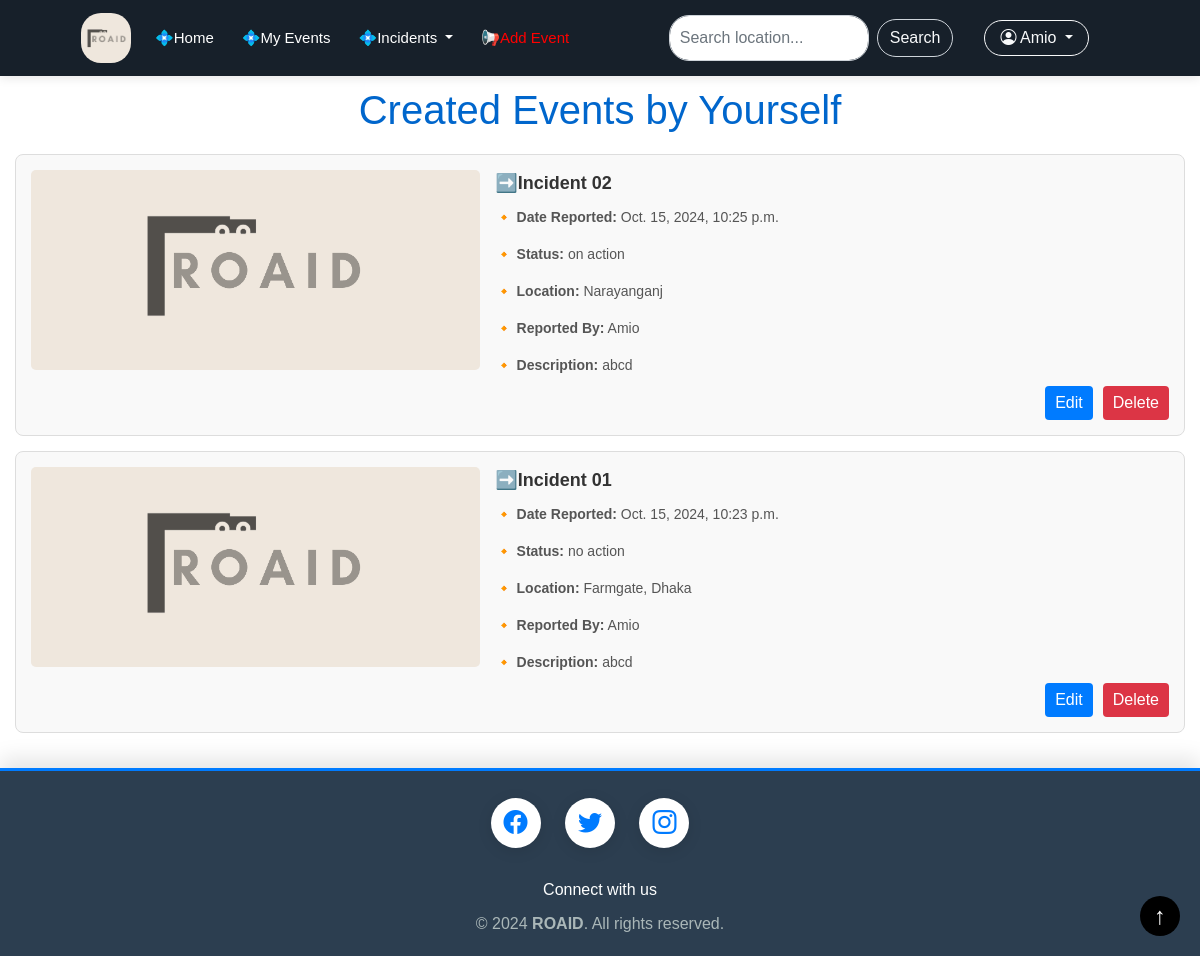
Before: /my_events/ (signed in) with the older database file.
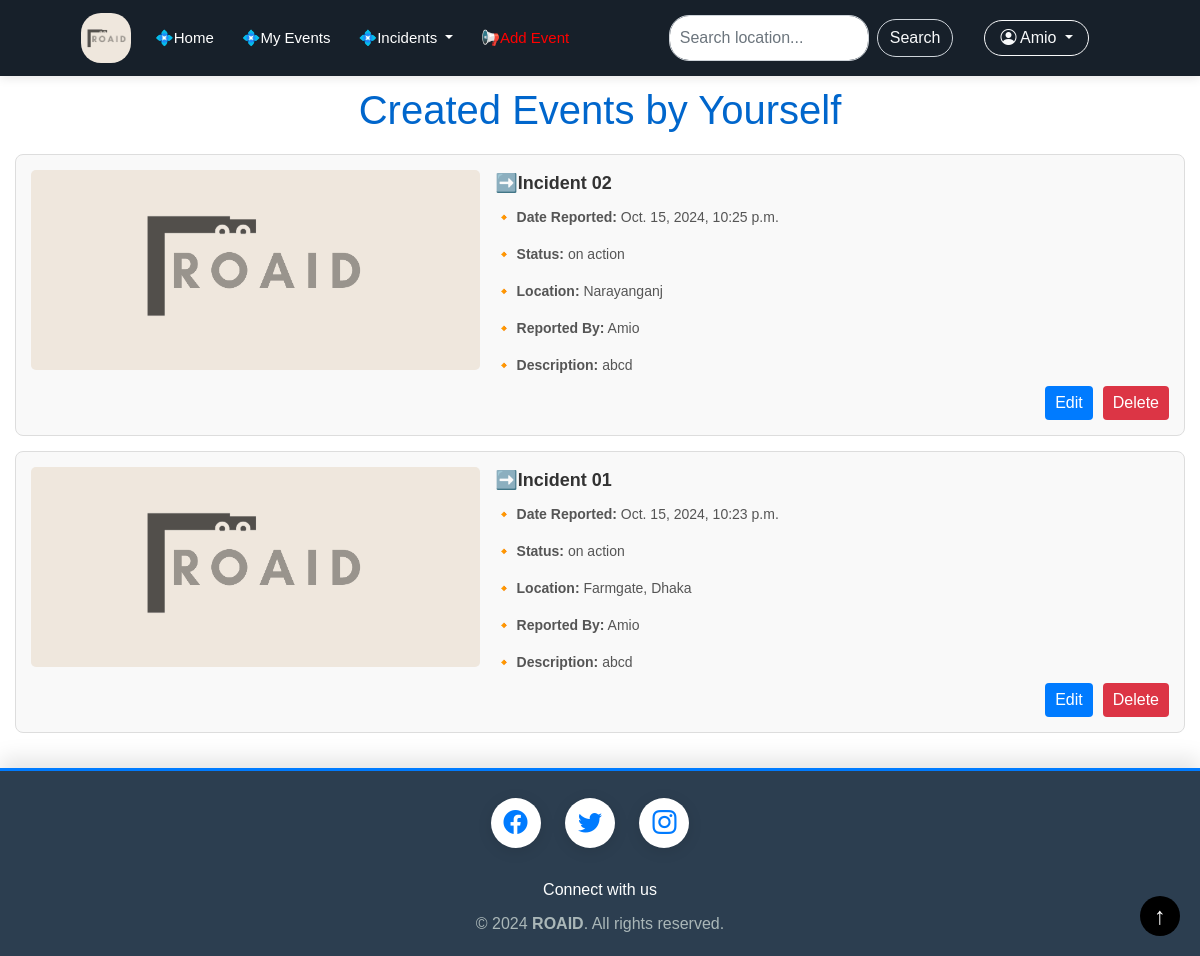
After: the same page with the newer database file.
### Volunteer/models.py (models this page shows, shortened)
class Incident(models.Model):
    STATUS_CHOICES = [
        ('no action', 'No Action'),
        ('on action', 'On Action'),
        ('completed', 'Completed'),
    ]
    title = models.CharField(max_length=200)
    description = models.TextField()
    location = models.CharField(max_length=255)
    date_reported = models.DateTimeField(auto_now_add=True)
    status = models.CharField(max_length=20, choices=STATUS_CHOICES, default='No Action')
    reported_by = models.ForeignKey(User, on_delete=models.CASCADE, related_name='reported_incidents')
    assigned_to = models.ForeignKey(User, on_delete=models.SET_NULL, null=True, blank=True,
                                    related_name='assigned_incidents')
    service_type = models.CharField(max_length=50,
                                    choices=[('fire', 'Fire'), ('police', 'Police'), ('ambulance', 'Ambulance')],
                                    default='police')
    image = models.ImageField(blank=True, null=True)

### Volunteer/views.py (the view)
# urls.py: path('my_events/', v_views.my_events, name='my_events'),
@login_required
def my_events(request):
    inc = Incident.objects.filter(reported_by=request.user).order_by('-date_reported')
    context = {'inc': inc}
    return render(request, template_name='my_events.html', context=context)

### Volunteer/templates/my_events.html (shortened to what this page needs)
{% extends 'common.html' %}
{% load static %}
{% block content %}
<!DOCTYPE html>
<html lang="en">
<head>
    <link rel="stylesheet" href="{% static 'css/my_events.css' %}">
</head>
<body>
    <div class="container">
        <h1 class="title" style="padding-top: 10px;">Created Events by Yourself</h1>
        {% for incident in inc %}
        <div class="incident-card">
            <div class="incident-content">
                <div class="incident-image-container">
                    {% if incident.image %}
                        <img src="{{ incident.image.url }}" alt="Incident Image" class="incident-image">
                    {% else %}
                        <img src="{% static 'images/ROAID.png' %}" alt="Incident Image" class="incident-image">
                    {% endif %}
                </div>
                <div class="incident-info">
                    <div class="incident-header">
                        ➡️{{ incident.title }}
                    </div>
                    <div class="incident-details">
                        <p><strong>🔸 Date Reported:</strong> {{ incident.date_reported }}</p>
                        <p><strong>🔸 Status:</strong> {{ incident.status }}</p>
                        <p><strong>🔸 Location:</strong> {{ incident.location }}</p>
                        <p><strong>🔸 Reported By:</strong> {{ incident.reported_by }}</p>
                    </div>
                    <div class="incident-description">
                        <strong>🔸 Description:</strong>
                        <span class="description-text" data-full-text="{{ incident.description }}">
                            {{ incident.description|truncatechars:500 }}
                        </span>
                    </div>
                </div>
            </div>
            <div class="button-container">
                <a href="{% url 'edit_incident' incident.id %}" class="incident-button">Edit</a>
                <a href="{% url 'delete_incident' incident.id %}" class="delete-button">Delete</a>
            </div>
        </div>
        {% empty %}
        <p>No incidents to display.</p>
        {% endfor %}
    </div>
</body>
</html>
{% endblock %}

### Volunteer/templates/common.html (shortened to what this page needs)
<!DOCTYPE html>
<html lang="en">
<head>
    <link rel="stylesheet" href="https://cdn.jsdelivr.net/npm/bootstrap@4.0.0/dist/css/bootstrap.min.css">
</head>
<body>
{% include 'navbar.html' %}
{% block content %}
{% endblock %}
</body>
{% include 'footer.html' %}
</html>

### Volunteer/templates/navbar.html (shortened to what this page needs)
{% load static %}
<link rel="stylesheet" href="{% static 'css/navbar.css' %}">
<nav class="navbar navbar-expand-lg navbar-light" style="background-color: #17202a; box-shadow: 0 2px 10px rgba(0,0,0,0.1);">
  <div class="container-fluid">
    <a class="navbar-brand" href="http://127.0.0.1:8000/about_us/">
      <img src="{% static 'images/ROAID1.png' %}" alt="VBTIMS Logo" style="height: 50px; width: 50px; border-radius: 40%;margin-left: 50px">
    </a>
    <div class="collapse navbar-collapse" id="navbarSupportedContent">
      <ul class="navbar-nav mr-auto">
        <li class="nav-item active">
          <a class="nav-link text-white" href="http://127.0.0.1:8000/homepage" style="font-size: 15px; padding-right: 20px">💠Home</a>
        </li>
        <li class="nav-item">
          <a class="nav-link text-white" href="http://127.0.0.1:8000/my_events/" style="font-size: 15px; padding-right: 20px">💠My Events</a>
        </li>
        <li class="nav-item dropdown">
          <a class="nav-link dropdown-toggle text-white" href="#" id="navbarDropdown" role="button" data-toggle="dropdown" aria-haspopup="true" aria-expanded="false" style="font-size: 15px; padding-right: 20px">
            💠Incidents
          </a>
        </li>
        <li class="nav-item">
          <a class="nav-link text-white" href="http://127.0.0.1:8000/add_incident/" style="font-size: 15px; padding-right: 20px; -webkit-text-fill-color: red">📢Add Event</a>
        </li>
      </ul>
      <form class="form-inline my-2 my-lg-0" style="margin-right: 15px;">
        <input class="form-control mr-sm-2" type="search" placeholder="Search location..." aria-label="Search" style="border-radius: 20px; padding: 10px; border: 1px solid #ced4da; width: 200px;">
        <button class="btn btn-outline-light my-2 my-sm-0" type="submit" style="border-radius: 20px; border: 1px solid #ced4da;">Search</button>
      </form>
      <div class="dropdown ml-3" style="margin-right: 80px;">
        <a class="btn btn-outline-light dropdown-toggle" href="#" role="button" id="profileDropdown" data-toggle="dropdown" aria-haspopup="true" aria-expanded="false" style="border-radius: 20px; padding: 5px 15px;">
          <i class="bi bi-person-circle"></i> {{user.username}}
        </a>
      </div>
    </div>
  </div>
</nav>

### Volunteer/templates/footer.html (shortened to what this page needs)
<!DOCTYPE html>
<html lang="en">
<head>
    <link href="https://cdn.jsdelivr.net/npm/bootstrap-icons@1.8.0/font/bootstrap-icons.css" rel="stylesheet">
</head>
<body>
<footer>
    <div class="pattern-bg"></div>
    <div class="container" style="margin-top: 20px">
        <div class="row">
            <div class="col-12 text-center">
                <div class="social-icons">
                    <a href="https://www.facebook.com/" target="_blank">
                        <i class="bi bi-facebook"></i>
                    </a>
                    <a href="https://twitter.com/" target="_blank">
                        <i class="bi bi-twitter"></i>
                    </a>
                    <a href="https://www.instagram.com/" target="_blank">
                        <i class="bi bi-instagram"></i>
                    </a>
                </div>
            </div>
        </div>
        <div class="row">
            <div class="col-12 text-center">
                <p class="footer-text">Connect with us</p>
                <p class="footer-text" style="color: #aab7b8;">&copy; 2024 <strong>ROAID</strong>. All rights reserved.</p>
            </div>
        </div>
    </div>
</footer>
<button class="scroll-to-top" onclick="scrollToTop()">&#8593;</button>
</body>
</html>

### static/css/navbar.css (style rules this page uses)
body, html { background-color: #ffffff; color: #000000; transition: background-color 0.3s, color 0.3s; }
.navbar { background-color: #17202a; }

### static/css/my_events.css (style rules this page uses)
* { margin: 0; padding: 0; box-sizing: border-box; }
.container { max-width: 800px; margin: 0 auto; padding: 20px; font-family: Arial, sans-serif; }
.title { color: #0066cc; text-align: center; margin-bottom: 20px; }
.incident-card { border: 1px solid #ddd; border-radius: 8px; margin-bottom: 15px; padding: 15px; background-color: #f9f9f9; }
.incident-content { display: flex; gap: 15px; }
.incident-image-container { flex: 1 1 40%; }
.incident-image { width: 100%; height: 100%; max-height: 200px; border-radius: 5px; object-fit: cover; }
.incident-info { flex: 1 1 60%; }
.incident-header { font-size: 18px; font-weight: bold; color: #333; margin-bottom: 10px; }
.incident-details p, .incident-description { font-size: 14px; color: #555; }
.button-container { display: flex; justify-content: flex-end; margin-top: 10px; }
.incident-button, .delete-button { color: white; background-color: #007bff; padding: 5px 10px; border-radius: 4px; text-decoration: none; margin-left: 10px; }
.delete-button { background-color: #dc3545; }

### Volunteer/templates/footer.html (style rules this page uses)
body { margin: 0; padding: 0; display: flex; flex-direction: column; min-height: 100vh; font-family: Arial, sans-serif; }
footer { background-color: #2c3e50 ; padding: 10px 0; margin-top: 20px; font-family: Arial, sans-serif; position: relative; overflow: hidden; border-top-left-radius: 0px; border-top-right-radius: 0px; box-shadow: 0px -10px 20px rgba(0, 0, 0, 0.1); }
.container { max-width: 1200px; margin: 0 auto; padding: 0 15px; }
.social-icons { margin-bottom: 30px; }
.social-icons a { color: #007bff; text-decoration: none; margin-right: 20px; transition: color 0.3s ease; border-radius: 50%; display: inline-flex; justify-content: center; align-items: center; width: 50px; height: 50px; background-color: #fff; box-shadow: 0px 3px 15px rgba(0, 0, 0, 0.1); }
.footer-text { font-size: 16px; color: #fdfefe; margin-bottom: 10px; }
footer:before { content: ""; position: absolute; top: -3px; left: 0; width: 100%; height: 6px; background-color: #007bff; border-radius: 3px 3px 0 0; animation: waveAnimation 2s linear infinite alternate; }
footer .social-icons a i { font-size: 24px; }
footer .footer-text { margin-bottom: 10px; }
.pattern-bg { position: absolute; top: 0; left: 0; width: 100%; height: 100%; opacity: 0.1; pointer-events: none; }
.scroll-to-top { position: fixed; bottom: 20px; right: 20px; background-color: black; color: #fff; border: none; border-radius: 50%; width: 40px; height: 40px; font-size: 24px; line-height: 40px; text-align: center; cursor: pointer; transition: background-color 0.3s ease; z-index: 999; }

Changed rows visible on the page:
changed Incident "Incident 01": status "no action" → "on action"
